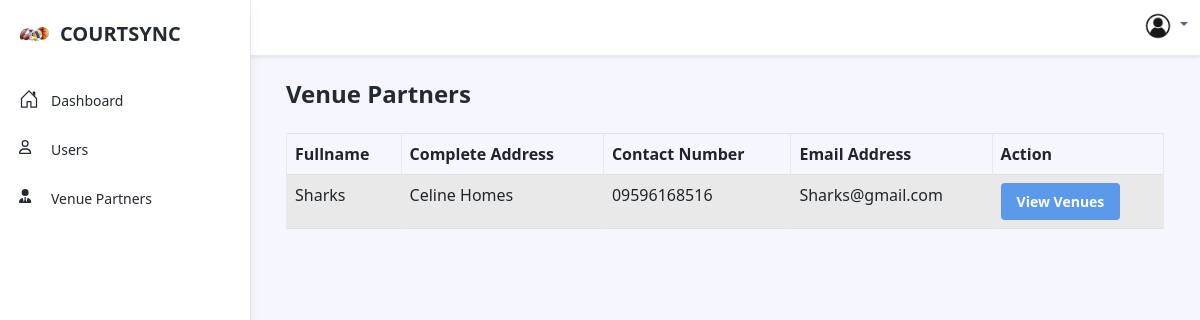
Page /admin/VenuePartners.php (signed in) on the committed database.
### tables this page shows
CREATE TABLE `tbl_user_details` (
  `userDetailId` int(10) NOT NULL,
  `userId` int(10) NOT NULL,
  `fullName` varchar(255) NOT NULL,
  `address` varchar(555) NOT NULL,
  `contactNumber` varchar(20) NOT NULL,
  `emailAddress` varchar(55) NOT NULL,
  `isActive` tinyint(1) NOT NULL DEFAULT 1,
  `dateAdded` datetime NOT NULL DEFAULT current_timestamp()
);

### admin/VenuePartners.php (the view, shortened to what this page needs)
<?php include('includes/AdminHeader.php') ?>
    <div class="app-wrapper">
	    <div class="app-content pt-3 p-md-3 p-lg-4">
		    <div class="container-xl">
			    <div class="row g-3 mb-4 align-items-center justify-content-between">
				    <div class="col-auto">
			            <h1 class="app-page-title mb-0">Venue Partners</h1>
				    </div>
			    </div>
                <div class="tab-content" id="orders-table-tab-content">
                    <table id="example" class="table table-striped table-bordered" style="width:100%">
                        <thead>
                            <tr>
                                <th>Fullname</th>
                                <th>Complete Address</th>
                                <th>Contact Number</th>
                                <th>Email Address</th>
                                <th>Action</th>
                            </tr>
                        </thead>
                        <tbody>
                                <?php
                                $sql = "SELECT * FROM tbl_user INNER JOIN tbl_user_details ON tbl_user.userId = tbl_user_details.userId WHERE tbl_user.role = 'venue'";
                                $result = $connect->query($sql);
                                if(!empty($result)){
                                    foreach($result as $row){
                                        ?>
                                        <tr>
                                            <td><?php echo $row['fullName'] ?></td>
                                            <td><?php echo $row['address'] ?></td>
                                            <td><?php echo $row['contactNumber'] ?></td>
                                            <td><?php echo $row['emailAddress'] ?></td>
                                            <td><a href="Venues.php?userId=<?php echo $row['userId'] ?>" class="btn btn-info btn-sm text-white">View Venues</a></td>
                                        </tr>
                                        <?php
                                    }
                                }
                                ?>
                        </tbody>
                    </table>
                </div>
		    </div>
	    </div>
    </div>
    <?php include('includes/footer.php') ?>

### rows in the picture
tbl_user_details: fullName "Sharks", address "Celine Homes", contactNumber "09596168516", emailAddress "Sharks@gmail.com"
